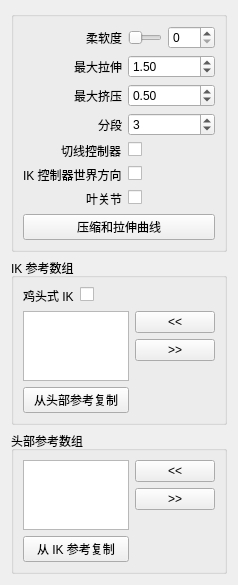
<?xml version="1.0" encoding="UTF-8"?>
<ui version="4.0">
 <class>Form</class>
 <widget class="QWidget" name="Form">
  <property name="geometry">
   <rect>
    <x>0</x>
    <y>0</y>
    <width>238</width>
    <height>538</height>
   </rect>
  </property>
  <property name="windowTitle">
   <string>表单</string>
  </property>
  <layout class="QGridLayout" name="gridLayout">
   <item row="0" column="0">
    <widget class="QGroupBox" name="groupBox">
     <property name="title">
      <string/>
     </property>
     <layout class="QGridLayout" name="gridLayout_2">
      <item row="0" column="0">
       <layout class="QVBoxLayout" name="verticalLayout">
        <item>
         <layout class="QFormLayout" name="formLayout">
          <property name="labelAlignment">
           <set>Qt::AlignRight|Qt::AlignTrailing|Qt::AlignVCenter</set>
          </property>
          <item row="0" column="0">
           <widget class="QLabel" name="softness_label">
            <property name="text">
             <string>柔软度</string>
            </property>
           </widget>
          </item>
          <item row="0" column="1">
           <layout class="QHBoxLayout" name="horizontalLayout_3">
            <item>
             <widget class="QSlider" name="softness_slider">
              <property name="minimumSize">
               <size>
                <width>0</width>
                <height>15</height>
               </size>
              </property>
              <property name="maximum">
               <number>100</number>
              </property>
              <property name="orientation">
               <enum>Qt::Horizontal</enum>
              </property>
             </widget>
            </item>
            <item>
             <widget class="QSpinBox" name="softness_spinBox">
              <property name="maximum">
               <number>100</number>
              </property>
             </widget>
            </item>
           </layout>
          </item>
          <item row="1" column="0">
           <widget class="QLabel" name="maxStretch_label">
            <property name="sizePolicy">
             <sizepolicy hsizetype="MinimumExpanding" vsizetype="MinimumExpanding">
              <horstretch>0</horstretch>
              <verstretch>0</verstretch>
             </sizepolicy>
            </property>
            <property name="text">
             <string>最大拉伸</string>
            </property>
           </widget>
          </item>
          <item row="1" column="1">
           <widget class="QDoubleSpinBox" name="maxStretch_spinBox">
            <property name="sizePolicy">
             <sizepolicy hsizetype="MinimumExpanding" vsizetype="Fixed">
              <horstretch>0</horstretch>
              <verstretch>0</verstretch>
             </sizepolicy>
            </property>
            <property name="minimum">
             <double>1.000000000000000</double>
            </property>
            <property name="singleStep">
             <double>0.100000000000000</double>
            </property>
            <property name="value">
             <double>1.500000000000000</double>
            </property>
           </widget>
          </item>
          <item row="2" column="0">
           <widget class="QLabel" name="maxSquash_label">
            <property name="sizePolicy">
             <sizepolicy hsizetype="MinimumExpanding" vsizetype="MinimumExpanding">
              <horstretch>0</horstretch>
              <verstretch>0</verstretch>
             </sizepolicy>
            </property>
            <property name="text">
             <string>最大挤压</string>
            </property>
           </widget>
          </item>
          <item row="2" column="1">
           <widget class="QDoubleSpinBox" name="maxSquash_spinBox">
            <property name="sizePolicy">
             <sizepolicy hsizetype="MinimumExpanding" vsizetype="Fixed">
              <horstretch>0</horstretch>
              <verstretch>0</verstretch>
             </sizepolicy>
            </property>
            <property name="minimum">
             <double>0.100000000000000</double>
            </property>
            <property name="maximum">
             <double>1.000000000000000</double>
            </property>
            <property name="singleStep">
             <double>0.100000000000000</double>
            </property>
            <property name="value">
             <double>0.500000000000000</double>
            </property>
           </widget>
          </item>
          <item row="3" column="0">
           <widget class="QLabel" name="divisions_label">
            <property name="text">
             <string>分段</string>
            </property>
           </widget>
          </item>
          <item row="3" column="1">
           <widget class="QSpinBox" name="division_spinBox">
            <property name="minimum">
             <number>1</number>
            </property>
            <property name="value">
             <number>3</number>
            </property>
           </widget>
          </item>
          <item row="4" column="0">
           <widget class="QLabel" name="tangentControls_label">
            <property name="text">
             <string>切线控制器</string>
            </property>
           </widget>
          </item>
          <item row="4" column="1">
           <widget class="QCheckBox" name="tangentControls_checkBox">
            <property name="text">
             <string/>
            </property>
           </widget>
          </item>
          <item row="5" column="0">
           <widget class="QLabel" name="IKWorldOri_label">
            <property name="text">
             <string>IK 控制器世界方向</string>
            </property>
           </widget>
          </item>
          <item row="5" column="1">
           <widget class="QCheckBox" name="IKWorldOri_checkBox">
            <property name="toolTip">
             <string>如果勾选，IK 控制器将与世界空间对齐</string>
            </property>
            <property name="text">
             <string/>
            </property>
           </widget>
          </item>
          <item row="6" column="0">
           <widget class="QLabel" name="leafJoints_label">
            <property name="text">
             <string>叶关节</string>
            </property>
           </widget>
          </item>
          <item row="6" column="1">
           <widget class="QCheckBox" name="leafJoints_checkBox">
            <property name="toolTip">
             <string>如果勾选，IK 控制器将与世界空间对齐</string>
            </property>
            <property name="text">
             <string/>
            </property>
           </widget>
          </item>
         </layout>
        </item>
        <item>
         <widget class="QPushButton" name="squashStretchProfile_pushButton">
          <property name="text">
           <string>压缩和拉伸曲线</string>
          </property>
         </widget>
        </item>
       </layout>
      </item>
     </layout>
    </widget>
   </item>
   <item row="1" column="0">
    <widget class="QGroupBox" name="ikRefArray_groupBox">
     <property name="title">
      <string>IK 参考数组</string>
     </property>
     <layout class="QGridLayout" name="gridLayout_3">
      <item row="0" column="0">
       <layout class="QFormLayout" name="formLayout_2">
        <item row="0" column="0">
         <widget class="QLabel" name="chickenStyle_label">
          <property name="text">
           <string>鸡头式 IK</string>
          </property>
         </widget>
        </item>
        <item row="0" column="1">
         <widget class="QCheckBox" name="chickenStyleIK_checkBox">
          <property name="toolTip">
           <string>&lt;html&gt;&lt;head/&gt;&lt;body&gt;&lt;p&gt;如果此选项被&lt;span style=&quot; font-weight:600;&quot;&gt;勾选&lt;/span&gt;，IK 参考将连接旋转和平移。这对&lt;span style=&quot; font-weight:600;&quot;&gt;鸡/鸟类&lt;/span&gt;风格的颈部固定非常有用。&lt;/p&gt;&lt;p&gt;&lt;span style=&quot; font-weight:600;&quot;&gt;取消勾选&lt;/span&gt;将仅连接旋转。这对&lt;span style=&quot; font-weight:600;&quot;&gt;人类颈部&lt;/span&gt;风格和其他常规颈部更有用。&lt;/p&gt;&lt;/body&gt;&lt;/html&gt;</string>
          </property>
          <property name="text">
           <string/>
          </property>
         </widget>
        </item>
       </layout>
      </item>
      <item row="1" column="0">
       <layout class="QHBoxLayout" name="ikRefArray_horizontalLayout">
        <item>
         <layout class="QVBoxLayout" name="ikRefArray_verticalLayout_1">
          <item>
           <widget class="QListWidget" name="ikRefArray_listWidget">
            <property name="dragDropOverwriteMode">
             <bool>true</bool>
            </property>
            <property name="dragDropMode">
             <enum>QAbstractItemView::InternalMove</enum>
            </property>
            <property name="defaultDropAction">
             <enum>Qt::MoveAction</enum>
            </property>
            <property name="alternatingRowColors">
             <bool>true</bool>
            </property>
            <property name="selectionMode">
             <enum>QAbstractItemView::ExtendedSelection</enum>
            </property>
            <property name="selectionRectVisible">
             <bool>false</bool>
            </property>
           </widget>
          </item>
          <item>
           <widget class="QPushButton" name="ikRefArray_copyRef_pushButton">
            <property name="text">
             <string>从头部参考复制</string>
            </property>
           </widget>
          </item>
         </layout>
        </item>
        <item>
         <layout class="QVBoxLayout" name="ikRefArray_verticalLayout_2">
          <item>
           <widget class="QPushButton" name="ikRefArrayAdd_pushButton">
            <property name="text">
             <string>&lt;&lt;</string>
            </property>
           </widget>
          </item>
          <item>
           <widget class="QPushButton" name="ikRefArrayRemove_pushButton">
            <property name="text">
             <string>&gt;&gt;</string>
            </property>
           </widget>
          </item>
          <item>
           <spacer name="ikRefArray_verticalSpacer">
            <property name="orientation">
             <enum>Qt::Vertical</enum>
            </property>
            <property name="sizeHint" stdset="0">
             <size>
              <width>20</width>
              <height>40</height>
             </size>
            </property>
           </spacer>
          </item>
         </layout>
        </item>
       </layout>
      </item>
     </layout>
    </widget>
   </item>
   <item row="2" column="0">
    <widget class="QGroupBox" name="upvRefArray_groupBox">
     <property name="title">
      <string>头部参考数组</string>
     </property>
     <layout class="QGridLayout" name="gridLayout_4">
      <item row="0" column="0">
       <layout class="QHBoxLayout" name="upvRefArray_horizontalLayout">
        <item>
         <layout class="QVBoxLayout" name="upvRefArray_verticalLayout_1">
          <item>
           <widget class="QListWidget" name="headRefArray_listWidget">
            <property name="dragDropOverwriteMode">
             <bool>true</bool>
            </property>
            <property name="dragDropMode">
             <enum>QAbstractItemView::InternalMove</enum>
            </property>
            <property name="defaultDropAction">
             <enum>Qt::MoveAction</enum>
            </property>
            <property name="alternatingRowColors">
             <bool>true</bool>
            </property>
            <property name="selectionMode">
             <enum>QAbstractItemView::ExtendedSelection</enum>
            </property>
            <property name="selectionRectVisible">
             <bool>false</bool>
            </property>
           </widget>
          </item>
          <item>
           <widget class="QPushButton" name="headRefArray_copyRef_pushButton">
            <property name="text">
             <string>从 IK 参考复制</string>
            </property>
           </widget>
          </item>
         </layout>
        </item>
        <item>
         <layout class="QVBoxLayout" name="upvRefArray_verticalLayout_2">
          <item>
           <widget class="QPushButton" name="headRefArrayAdd_pushButton">
            <property name="text">
             <string>&lt;&lt;</string>
            </property>
           </widget>
          </item>
          <item>
           <widget class="QPushButton" name="headRefArrayRemove_pushButton">
            <property name="text">
             <string>&gt;&gt;</string>
            </property>
           </widget>
          </item>
          <item>
           <spacer name="upvRefArray_verticalSpacer">
            <property name="orientation">
             <enum>Qt::Vertical</enum>
            </property>
            <property name="sizeHint" stdset="0">
             <size>
              <width>20</width>
              <height>40</height>
             </size>
            </property>
           </spacer>
          </item>
         </layout>
        </item>
       </layout>
      </item>
     </layout>
    </widget>
   </item>
  </layout>
 </widget>
 <resources/>
 <connections>
  <connection>
   <sender>softness_slider</sender>
   <signal>sliderMoved(int)</signal>
   <receiver>softness_spinBox</receiver>
   <slot>setValue(int)</slot>
   <hints>
    <hint type="sourcelabel">
     <x>144</x>
     <y>47</y>
    </hint>
    <hint type="destinationlabel">
     <x>220</x>
     <y>45</y>
    </hint>
   </hints>
  </connection>
  <connection>
   <sender>softness_spinBox</sender>
   <signal>valueChanged(int)</signal>
   <receiver>softness_slider</receiver>
   <slot>setValue(int)</slot>
   <hints>
    <hint type="sourcelabel">
     <x>222</x>
     <y>37</y>
    </hint>
    <hint type="destinationlabel">
     <x>182</x>
     <y>37</y>
    </hint>
   </hints>
  </connection>
 </connections>
</ui>
